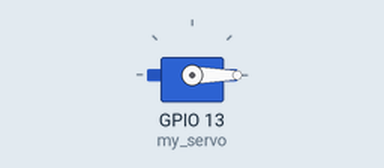
This program was run on a simulated ESP32 board running MicroPython. Shown: servo. Servo angles are drawn from the pulse width (0.5 ms = 0°, 2.5 ms = 180°). At 1.0 s the program stops and its outputs stay as they are.

Above: at 0.1 s.
At 1.1 s:
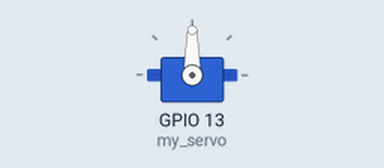
Timing chart, 0 to 2.5 s (numbered marks = the images above):
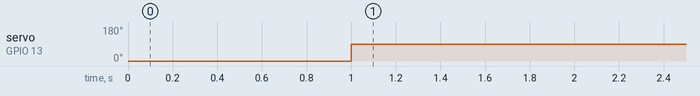

The program:

1.PWM______.py
```python
'''
该程序作用是使用 PWM 模块控制舵机转动
在线文档：https://docs.geeksman.com/esp32/MicroPython/10.esp32-micropython-servo.html
'''
import time
from machine import Pin, PWM


# 定义 PWM 控制对象
my_servo = PWM(Pin(13))

# 定义舵机频率
my_servo.freq(50)

# 使用不同的占空比方法控制转动角度

# duty(), 0-1023
# 转动到 0°， 1023 * 0.5 / 20
my_servo.duty(int(1023*0.5/20))
time.sleep(1)

# duty_u16(), 0 - 65535
# 转动到 90°， 65535 * 1.5 / 20
my_servo.duty_u16(int(65535 * 1.5 / 20))
```

Measured:
- by itself, servo on GPIO 13 (my_servo): 0° → 90° at 1.0 s
